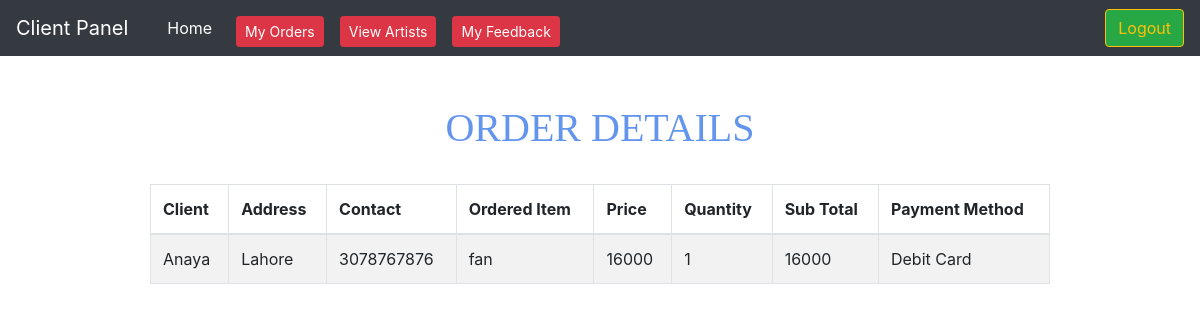
The page /client/orderdetail.php?orderid=49 (signed in) on the database its author committed.
### tables this page shows
CREATE TABLE `orderdetails` (
  `orderDetail_id` int(200) NOT NULL,
  `orderDetail_OrderNo` int(200) NOT NULL,
  `orderDetail_Product` varchar(200) NOT NULL,
  `orderDetail_quentity` int(200) NOT NULL
);

CREATE TABLE `orders` (
  `order_id` int(200) NOT NULL,
  `order_user` int(200) NOT NULL,
  `delivery_address` varchar(200) NOT NULL,
  `order_contact` bigint(200) NOT NULL,
  `province` varchar(100) NOT NULL,
  `city` varchar(100) NOT NULL,
  `order_date` datetime NOT NULL,
  `order_status` varchar(200) NOT NULL
);

CREATE TABLE `artproduct` (
  `Product_id` int(200) NOT NULL,
  `Name` varchar(200) NOT NULL,
  `Type` varchar(200) NOT NULL,
  `Price` int(200) NOT NULL,
  `picture` varchar(200) NOT NULL,
  `artist` int(200) NOT NULL,
  `stock_quantity` bigint(200) NOT NULL,
  `allocation` int(200) NOT NULL
);

CREATE TABLE `payment` (
  `Payment_ID` int(200) NOT NULL,
  `clients_id` int(200) NOT NULL,
  `orders_id` int(200) NOT NULL,
  `amount` varchar(200) NOT NULL,
  `payment_method` varchar(100) NOT NULL,
  `date` datetime NOT NULL,
  `products_id` int(200) NOT NULL
);

### client/orderdetail.php (the view, shortened to what this page needs)
<!DOCTYPE html>
<html>
<head>
	<link rel="stylesheet" href="https://maxcdn.bootstrapcdn.com/bootstrap/4.0.0/css/bootstrap.min.css">
	<link rel="stylesheet" href="style/style.css">
</head>
<body>
	<?php
	include "../header/client-header.php";
	?>
	<center>
		<br><br>
	<h1>Order Details</h1>
	<br>
	<div class="table-responsive">
		<table class=" table table-striped table-bordered w-75">
		<thead>
		<tr>
		       <th>Client</th>
		       	<th>Address</th>
				<th>Contact</th>
				<th>Ordered Item</th>
				<th>Price</th>
				<th>Quantity</th>
				<th>Sub Total</th>
				<th>Payment Method</th>
				</tr>
			</thead>
				<?php
				include('../database.php');
				$totalamoun=0;
				$orderid=$_GET['orderid'];
				$query="SELECT * FROM orderdetails inner join artproduct on artproduct.Product_id=orderDetail_Product
				inner join orders on orders.order_id=orderdetails.orderDetail_OrderNo inner join payment on payment.orders_id= orders.order_id WHERE orderDetail_OrderNo='$orderid'";
				$results=mysqli_query($connection,$query);
					if($results){
						if(mysqli_num_rows($results)>0){
						while($row = mysqli_fetch_object($results))
						{
						    $name = $row->Name;
							$price = $row->Price;
							$qty =$row->orderDetail_quentity;
							$totalamoun+=($qty*$price);
							$payment = $row->payment_method;
						    $address = $row->delivery_address;
							$contact = $row->order_contact;
							$client = $_SESSION['client_name'];
				?>
				<tr>
				<td><?php echo $client; ?></td>
				<td><?php echo ($address); ?></td>
				<td><?php echo ($contact); ?></td>
				<td><?php echo $name; ?></td>
				<td><?php echo $price; ?></td>
				<td><?php echo $qty; ?></td>
				<td><?php echo ($totalamoun); ?></td>
				<td><?php echo ($payment); ?></td>
				</tr>
				<?php }}}else{ echo mysqli_error($connection);} ?>
				</table>
			</div>
</center>

### client/orderdetail.php (style rules this page uses)
h1 { text-align: center; text-transform: uppercase; color: cornflowerblue; margin-top: 8px; font-family: ui-sans-serif; }

### rows shown on the page
orderdetails: client "Anaya", orders.delivery_address "Lahore", orders.order_contact "3078767876", artproduct.Name "fan", artproduct.Price "16000", orderDetail_quentity "1", totalamoun "16000", payment.payment_method "Debit Card"
